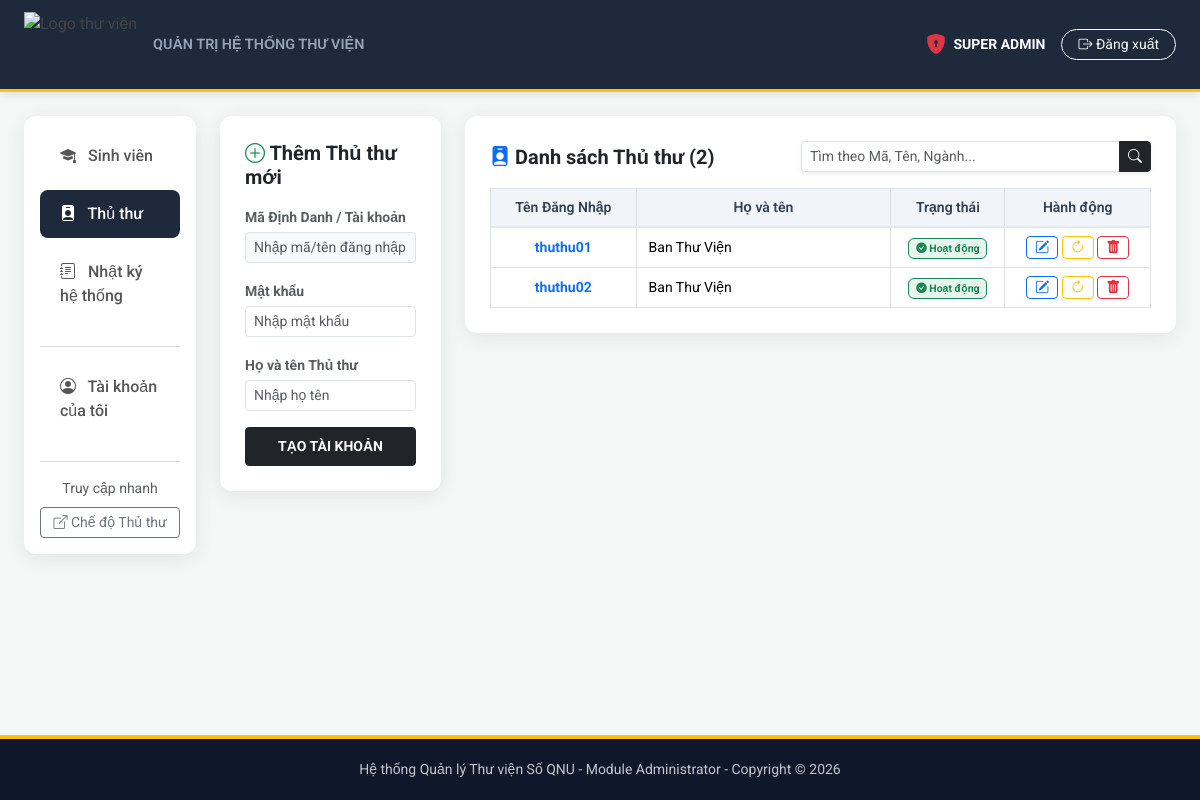
Page /indexadmin.php?tab=librarians (signed in) on the committed database.
### tables this page shows
CREATE TABLE `Users` (
  `id` int(11) NOT NULL,
  `username` varchar(50) NOT NULL,
  `email` varchar(100) DEFAULT NULL,
  `phone_number` varchar(20) DEFAULT NULL,
  `password` varchar(255) NOT NULL,
  `role` enum('student','admin','librarian') NOT NULL DEFAULT 'student',
  `major_name` varchar(100) DEFAULT NULL,
  `cohort` int(11) DEFAULT NULL,
  `full_name` varchar(100) DEFAULT NULL
);

### indexadmin.php (the view, shortened to what this page needs)
<?php
require_once 'config.php';
$tab = isset($_GET['tab']) ? $_GET['tab'] : 'students';
$stmt = $pdo->prepare("SELECT * FROM Users WHERE username = ? AND role = 'admin' LIMIT 1");
$stmt->execute([$_SESSION['username']]);
$admin_info = $stmt->fetch();
if ($admin_info) {
    $admin_info['phone_number'] = $admin_info['phone_number'] ?? $admin_info['phone'] ?? '';
}
$limit = 50;
$page = isset($_GET['page']) ? (int)$_GET['page'] : 1;
$offset = ($page - 1) * $limit;
$search = isset($_GET['search']) ? trim($_GET['search']) : '';
$search_sql = "";
$params = [];
if ($tab === 'students') {
    $role_filter = "role = 'student'";
} else {
    $role_filter = "role = 'librarian'";
}
$total_stmt = $pdo->prepare("SELECT COUNT(*) FROM Users WHERE $role_filter $search_sql");
$total_stmt->execute($params);
$total_items = $total_stmt->fetchColumn();
$stmt = $pdo->prepare("SELECT * FROM Users WHERE $role_filter $search_sql ORDER BY username ASC LIMIT $limit OFFSET $offset");
$stmt->execute($params);
$users = $stmt->fetchAll();
$edit_user = null;
?>
<!DOCTYPE html>
<html lang="vi" dir="ltr">
<head>
    <link href="https://cdn.jsdelivr.net/npm/bootstrap-icons@1.11.1/font/bootstrap-icons.css" rel="stylesheet" />
    <link href="https://cdn.jsdelivr.net/npm/bootstrap@5.3.2/dist/css/bootstrap.min.css" rel="stylesheet" />
</head>
<body class="d-flex flex-column min-vh-100">
    <header class="admin-header sticky-top">
        <div class="container-fluid px-4 d-flex justify-content-between align-items-center">
            <div style="display: flex; align-items: center;">
                <img src="images/qnu_logo.png" alt="Logo thư viện" style="height: 65px;">
                <div class="ms-3 d-none d-md-block">
                    <div class="system-name">QUẢN TRỊ HỆ THỐNG THƯ VIỆN</div>
                </div>
            </div>
            <div class="d-flex align-items-center">
                <span class="me-3 fw-bold text-white small"><i class="bi bi-shield-lock-fill text-danger fs-5 align-middle me-1"></i> SUPER ADMIN</span>
                <a href="logout.php" class="btn btn-outline-light btn-sm rounded-pill px-3"><i class="bi bi-box-arrow-right"></i> Đăng xuất</a>
            </div>
        </div>
    </header>
    <main class="container-fluid px-4 py-4 flex-grow-1">
        <div class="row">
            <div class="col-lg-2 mb-4">
                <div class="content-card p-3 sticky-top" style="top: 90px;">
                    <div class="nav flex-column nav-pills">
                        <a href="?tab=students" class="nav-link <?php echo $tab=='students'?'active':''; ?>">
                            <i class="bi bi-mortarboard-fill me-2"></i> Sinh viên
                        </a>
                        <a href="?tab=librarians" class="nav-link <?php echo $tab=='librarians'?'active':''; ?>">
                            <i class="bi bi-person-badge-fill me-2"></i> Thủ thư
                        </a>
                        <a href="?tab=logs" class="nav-link <?php echo $tab=='logs'?'active':''; ?>">
                            <i class="bi bi-journal-text me-2"></i> Nhật ký hệ thống
                        </a>
                        <hr class="text-muted">
                        <a href="?tab=profile" class="nav-link <?php echo $tab=='profile'?'active':''; ?>">
                            <i class="bi bi-person-circle me-2"></i> Tài khoản của tôi
                        </a>
                    </div>
                    <hr class="text-muted">
                    <div class="text-center">
                        <small class="text-muted d-block mb-2">Truy cập nhanh</small>
                        <a href="indexlibrarian.php" class="btn btn-sm btn-outline-secondary w-100"><i class="bi bi-box-arrow-up-right"></i> Chế độ Thủ thư</a>
                    </div>
                </div>
            </div>
            <div class="col-lg-10">
                <?php if ($tab === 'profile'): ?>
                <div class="row">
                    <div class="col-lg-6 offset-lg-3">
                        <div class="content-card">
                            <h5 class="fw-bold text-dark mb-4">
                                <i class="bi bi-person-circle text-primary"></i> Quản lý tài khoản Admin
                            </h5>
                            <?php if (isset($_GET['msg']) && $_GET['msg'] === 'updated'): ?>
                                <div class="alert alert-success alert-dismissible fade show" role="alert">
                                    <i class="bi bi-check-circle-fill me-2"></i> Cập nhật thông tin thành công!
                                    <button type="button" class="btn-close" data-bs-dismiss="alert"></button>
                                </div>
                            <?php endif; ?>
                            <form method="POST">
                                <input type="hidden" name="update_admin_profile" value="1">
                                <div class="mb-3">
                                    <label class="form-label">Tên đăng nhập</label>
                                    <input type="text" class="form-control" value="<?php echo htmlspecialchars($_SESSION['username'] ?? 'Admin'); ?>" disabled>
                                    <small class="text-muted">Không thể thay đổi</small>
                                </div>
                                <div class="mb-3">
                                    <label class="form-label">Email</label>
                                    <input type="email" name="admin_email" class="form-control" value="<?php echo htmlspecialchars($admin_info['email'] ?? ''); ?>" placeholder="Nhập email" required>
                                </div>
                                <div class="mb-3">
                                    <label class="form-label">Số điện thoại</label>
                                    <input type="tel" name="admin_phone" class="form-control" value="<?php echo htmlspecialchars($admin_info['phone_number'] ?? ''); ?>" placeholder="Nhập số điện thoại">
                                </div>
                                <div class="mb-3">
                                    <label class="form-label">Vai trò</label>
                                    <input type="text" class="form-control" value="Quản trị viên (Super Admin)" disabled>
                                </div>
                                <div class="d-grid gap-2 d-md-flex justify-content-md-end">
                                    <button type="submit" class="btn btn-primary">Lưu thay đổi</button>
                                </div>
                            </form>
                        </div>
                    </div>
                </div>
                <?php else: ?>
                <div class="row">
                    <div class="col-lg-3 mb-4">
                        <div class="content-card">
                            <h5 class="fw-bold text-dark mb-3">
                                <?php if($edit_user): ?>
                                    <i class="bi bi-pencil-square text-warning"></i> Cập nhật <?php echo ($tab == 'students') ? 'Sinh viên' : 'Thủ thư'; ?>
                                <?php else: ?>
                                    <i class="bi bi-plus-circle text-success"></i> Thêm <?php echo ($tab == 'students') ? 'Sinh viên' : 'Thủ thư'; ?> mới
                                <?php endif; ?>
                            </h5>
                            <form method="POST">
                                <div class="mb-3">
                                    <label class="form-label small text-muted fw-bold mb-1">Mã Định Danh / Tài khoản</label>
                                    <input type="text" name="username" class="form-control form-control-sm bg-light"
                                           value="<?php echo $edit_user ? htmlspecialchars($edit_user['username']) : ''; ?>"
                                           placeholder="Nhập mã/tên đăng nhập"
                                           <?php echo $edit_user ? 'readonly' : 'required'; ?>>
                                </div>
                                <?php if(!$edit_user): ?>
                                <div class="mb-3">
                                    <label class="form-label small text-muted fw-bold mb-1">Mật khẩu</label>
                                    <input type="password" name="password" class="form-control form-control-sm" placeholder="Nhập mật khẩu" required>
                                </div>
                                <?php endif; ?>
                                <div class="mb-3">
                                    <label class="form-label small text-muted fw-bold mb-1"><?php echo ($tab == 'students') ? 'Khoa / Ngành' : 'Họ và tên Thủ thư'; ?></label>
                                    <input type="text" name="fullname" class="form-control form-control-sm"
                                           value="<?php echo $edit_user ? htmlspecialchars($edit_user['major_name']) : ''; ?>"
                                           placeholder="<?php echo ($tab == 'students') ? 'VD: Công nghệ thông tin' : 'Nhập họ tên'; ?>" required>
                                </div>
                                <button type="submit" class="btn <?php echo $edit_user ? 'btn-warning text-dark' : 'btn-dark'; ?> w-100 btn-sm fw-bold py-2">
                                    <?php echo $edit_user ? 'LƯU THAY ĐỔI' : 'TẠO TÀI KHOẢN'; ?>
                                </button>
                            </form>
                        </div>
                    </div>
                    <div class="col-lg-9">
                        <div class="content-card">
                            <div class="d-flex flex-wrap justify-content-between align-items-center mb-3 gap-2">
                                <h5 class="fw-bold text-dark m-0">
                                    <i class="bi <?php echo ($tab == 'students') ? 'bi-people-fill' : 'bi-person-badge-fill'; ?> text-primary"></i>
                                    Danh sách <?php echo ($tab == 'students') ? 'Sinh viên' : 'Thủ thư'; ?> (<?php echo $total_items; ?>)
                                </h5>
                                <form method="GET" class="d-flex" style="width: 350px;">
                                    <div class="input-group input-group-sm shadow-sm">
                                        <input type="text" name="search" class="form-control border-end-0" placeholder="Tìm theo Mã, Tên, Ngành..." value="<?php echo htmlspecialchars($search); ?>">
                                        <button class="btn btn-dark" type="submit"><i class="bi bi-search"></i></button>
                                    </div>
                                </form>
                            </div>
                            <div class="table-responsive">
                                <table class="table table-sm table-hover table-bordered align-middle mb-0">
                                    <thead>
                                        <tr class="text-center">
                                            <th width="20%"><?php echo ($tab == 'students') ? 'Mã SV' : 'Tên Đăng Nhập'; ?></th>
                                            <th width="35%"><?php echo ($tab == 'students') ? 'Khoa / Ngành' : 'Họ và tên'; ?></th>
                                            <th width="15%">Trạng thái</th>
                                            <th width="20%">Hành động</th>
                                        </tr>
                                    </thead>
                                    <tbody>
                                        <?php if(count($users) > 0): ?>
                                            <?php foreach($users as $u): ?>
                                            <tr>
                                                <td class="fw-bold text-primary text-center"><?php echo htmlspecialchars($u['username']); ?></td>
                                                <td><?php echo htmlspecialchars($u['major_name']); ?></td>
                                                <td class="text-center"><span class="badge bg-success bg-opacity-10 text-success border border-success"><i class="bi bi-check-circle-fill"></i> Hoạt động</span></td>
                                                <td class="text-center">
                                                    <a href="?tab=<?php echo $tab; ?>&edit=<?php echo $u['id']; ?>&search=<?php echo urlencode($search); ?>&page=<?php echo $page; ?>" class="btn btn-sm btn-outline-primary py-0 px-2" title="Sửa"><i class="bi bi-pencil-square"></i></a>
                                                    <a href="?tab=<?php echo $tab; ?>&reset_password=<?php echo $u['id']; ?>&search=<?php echo urlencode($search); ?>&page=<?php echo $page; ?>" class="btn btn-sm btn-outline-warning py-0 px-2" onclick="return confirm('Reset mật khẩu tài khoản <?php echo htmlspecialchars($u['username']); ?> về mặc định là tên đăng nhập/MSSV?');" title="Reset mật khẩu"><i class="bi bi-arrow-clockwise"></i></a>
                                                    <a href="?tab=<?php echo $tab; ?>&delete=<?php echo $u['id']; ?>&role=<?php echo ($tab == 'students') ? 'student' : 'librarian'; ?>&search=<?php echo urlencode($search); ?>&page=<?php echo $page; ?>" class="btn btn-sm btn-outline-danger py-0 px-2" onclick="return confirm('Cảnh báo: Việc xóa người dùng sẽ xóa toàn bộ lịch sử mượn sách của họ. Tiếp tục?')" title="Xóa"><i class="bi bi-trash-fill"></i></a>
                                                </td>
                                            </tr>
                                            <?php endforeach; ?>
                                        <?php else: ?>
                                            <tr><td colspan="5" class="text-center py-5 text-muted"><i class="bi bi-inbox fs-2 d-block mb-2"></i> Không tìm thấy người dùng nào.</td></tr>
                                        <?php endif; ?>
                                    </tbody>
                                </table>
                            </div>
                        </div>
                    </div>
                </div>
                <?php endif; ?>
            </div>
        </div>
    </main>
    <footer>
        <div class="container text-center">
            <p class="small mb-0 opacity-75">Hệ thống Quản lý Thư viện Số QNU - Module Administrator - Copyright © 2026</p>
        </div>
    </footer>
</body>
</html>

### indexadmin.php (style rules this page uses)
:root { --qnu-blue: #0054a6; --qnu-blue-dark: #003d7a; --qnu-gold: #ffc107; --qnu-bg: #f4f7f6; --shadow: 0 4px 20px rgba(0,0,0,0.08); --admin-dark: #1e293b; }
body { font-family: 'Roboto', sans-serif; background-color: var(--qnu-bg); color: #444; overflow-x: hidden; }
.admin-header { background: var(--admin-dark); padding: 12px 0; box-shadow: 0 2px 10px rgba(0,0,0,0.1); border-bottom: 3px solid var(--qnu-gold); }
.system-name { color: #94a3b8; font-weight: 600; font-size: 0.9rem; }
.content-card { background: white; border-radius: 12px; box-shadow: var(--shadow); border: none; padding: 25px; margin-bottom: 25px; }
.nav-pills .nav-link { color: #555; font-weight: 500; border-radius: 8px; padding: 12px 20px; margin-bottom: 10px; transition: 0.3s; }
.nav-pills .nav-link.active { background-color: var(--admin-dark); color: white; }
.table th { background-color: #f1f5f9; color: #334155; font-weight: 600; border-bottom: 2px solid #e2e8f0; }
.table-sm td, .table-sm th { padding: 8px 12px; font-size: 14px; vertical-align: middle; }
footer { background: #0f172a; color: #fff; padding: 20px 0; border-top: 4px solid var(--qnu-gold); margin-top: auto; }

### rows in the picture
users: username "thuthu01", major_name "Ban Thư Viện"
users: username "thuthu02", major_name "Ban Thư Viện"

### other values in the picture
$total_items "2"
